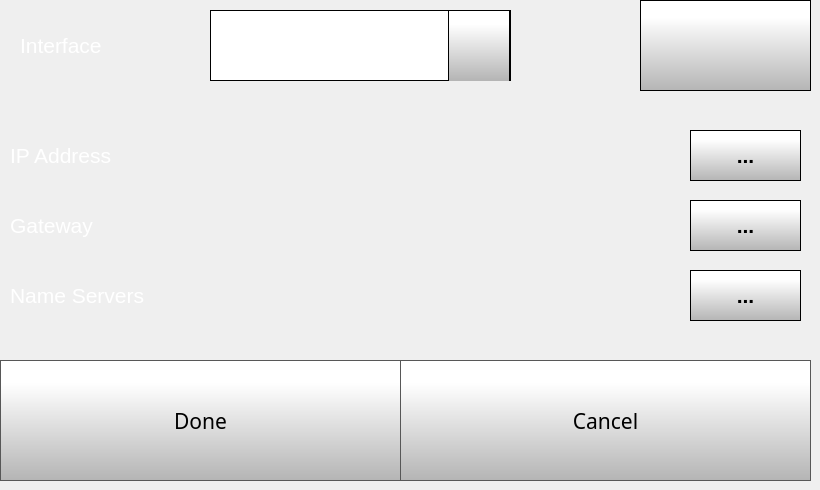
   <widget class="QWidget" name="staticIPSettingsPage">
    <widget class="QPushButton" name="staticIPSettingsCancelButton">
     <property name="geometry">
      <rect>
       <x>400</x>
       <y>360</y>
       <width>411</width>
       <height>121</height>
      </rect>
     </property>
     <property name="font">
      <font>
       <family>Gotham</family>
       <pointsize>16</pointsize>
      </font>
     </property>
     <property name="contextMenuPolicy">
      <enum>Qt::NoContextMenu</enum>
     </property>
     <property name="styleSheet">
      <string notr="true">QPushButton {
     border: 1px solid rgb(87, 87, 87);
	background-color: qlineargradient(spread:pad, x1:0, y1:1, x2:0, y2:0.188, stop:0 rgba(180, 180, 180, 255), stop:1 rgba(255, 255, 255, 255));


}

QPushButton:pressed {
    background-color: qlineargradient(x1: 0, y1: 0, x2: 0, y2: 1,
                                      stop: 0 #dadbde, stop: 1 #f6f7fa);
}

QPushButton:flat {
    border: none; /* no border for a flat push button */
}

QPushButton:default {
    border-color: navy; /* make the default button prominent */
}

QPushButton:focus {
	outline: none;
}</string>
     </property>
     <property name="text">
      <string>Cancel</string>
     </property>
     <property name="iconSize">
      <size>
       <width>50</width>
       <height>50</height>
      </size>
     </property>
    </widget>
    <widget class="QWidget" name="ethStaticSettings" native="true">
     <property name="geometry">
      <rect>
       <x>0</x>
       <y>120</y>
       <width>801</width>
       <height>211</height>
      </rect>
     </property>
     <property name="font">
      <font>
       <pointsize>16</pointsize>
      </font>
     </property>
     <widget class="QPushButton" name="staticIPGatewayKeyboardButton">
      <property name="geometry">
       <rect>
        <x>690</x>
        <y>80</y>
        <width>111</width>
        <height>51</height>
       </rect>
      </property>
      <property name="font">
       <font>
        <family>MS Shell Dlg 2</family>
        <pointsize>16</pointsize>
        <weight>75</weight>
        <bold>true</bold>
       </font>
      </property>
      <property name="contextMenuPolicy">
       <enum>Qt::NoContextMenu</enum>
      </property>
      <property name="styleSheet">
       <string notr="true">QPushButton {
     border: 1px solid rgb(0, 0, 0);
	background-color: qlineargradient(spread:pad, x1:0, y1:1, x2:0, y2:0.188, stop:0 rgba(180, 180, 180, 255), stop:1 rgba(255, 255, 255, 255));


}

QPushButton:pressed {
    background-color: qlineargradient(x1: 0, y1: 0, x2: 0, y2: 1,
                                      stop: 0 #dadbde, stop: 1 #f6f7fa);
}

QPushButton:flat {
    border: none; /* no border for a flat push button */
}

QPushButton:default {
    border-color: navy; /* make the default button prominent */
}

QPushButton:focus {
	outline: none;
}</string>
      </property>
      <property name="text">
       <string>...</string>
      </property>
      <property name="iconSize">
       <size>
        <width>40</width>
        <height>40</height>
       </size>
      </property>
     </widget>
     <widget class="QLabel" name="staticIPGatewayLabel">
      <property name="geometry">
       <rect>
        <x>10</x>
        <y>90</y>
        <width>110</width>
        <height>30</height>
       </rect>
      </property>
      <property name="font">
       <font>
        <family>MS Shell Dlg 2</family>
        <pointsize>16</pointsize>
        <weight>50</weight>
        <bold>false</bold>
       </font>
      </property>
      <property name="contextMenuPolicy">
       <enum>Qt::NoContextMenu</enum>
      </property>
      <property name="styleSheet">
       <string notr="true">color: rgb(255, 255, 255);</string>
      </property>
      <property name="text">
       <string>Gateway</string>
      </property>
     </widget>
     <widget class="QPushButton" name="staticIPKeyboardButton">
      <property name="enabled">
       <bool>true</bool>
      </property>
      <property name="geometry">
       <rect>
        <x>690</x>
        <y>10</y>
        <width>111</width>
        <height>51</height>
       </rect>
      </property>
      <property name="font">
       <font>
        <family>MS Shell Dlg 2</family>
        <pointsize>16</pointsize>
        <weight>75</weight>
        <bold>true</bold>
       </font>
      </property>
      <property name="contextMenuPolicy">
       <enum>Qt::NoContextMenu</enum>
      </property>
      <property name="autoFillBackground">
       <bool>false</bool>
      </property>
      <property name="styleSheet">
       <string notr="true">QPushButton {
     border: 1px solid rgb(0, 0, 0);
	background-color: qlineargradient(spread:pad, x1:0, y1:1, x2:0, y2:0.188, stop:0 rgba(180, 180, 180, 255), stop:1 rgba(255, 255, 255, 255));


}

QPushButton:pressed {
    background-color: qlineargradient(x1: 0, y1: 0, x2: 0, y2: 1,
                                      stop: 0 #dadbde, stop: 1 #f6f7fa);
}

QPushButton:flat {
    border: none; /* no border for a flat push button */
}

QPushButton:default {
    border-color: navy; /* make the default button prominent */
}

QPushButton:focus {
	outline: none;
}</string>
      </property>
      <property name="text">
       <string>...</string>
      </property>
      <property name="iconSize">
       <size>
        <width>40</width>
        <height>40</height>
       </size>
      </property>
     </widget>
     <widget class="QLabel" name="staticIPLabel">
      <property name="geometry">
       <rect>
        <x>10</x>
        <y>20</y>
        <width>151</width>
        <height>30</height>
       </rect>
      </property>
      <property name="font">
       <font>
        <family>MS Shell Dlg 2</family>
        <pointsize>16</pointsize>
        <weight>50</weight>
        <bold>false</bold>
       </font>
      </property>
      <property name="contextMenuPolicy">
       <enum>Qt::NoContextMenu</enum>
      </property>
      <property name="styleSheet">
       <string notr="true">color: rgb(255, 255, 255);</string>
      </property>
      <property name="text">
       <string>IP Address</string>
      </property>
     </widget>
     <widget class="QPushButton" name="staticIPNameServerKeyboardButton">
      <property name="geometry">
       <rect>
        <x>690</x>
        <y>150</y>
        <width>111</width>
        <height>51</height>
       </rect>
      </property>
      <property name="font">
       <font>
        <family>MS Shell Dlg 2</family>
        <pointsize>16</pointsize>
        <weight>75</weight>
        <bold>true</bold>
       </font>
      </property>
      <property name="contextMenuPolicy">
       <enum>Qt::NoContextMenu</enum>
      </property>
      <property name="styleSheet">
       <string notr="true">QPushButton {
     border: 1px solid rgb(0, 0, 0);
	background-color: qlineargradient(spread:pad, x1:0, y1:1, x2:0, y2:0.188, stop:0 rgba(180, 180, 180, 255), stop:1 rgba(255, 255, 255, 255));


}

QPushButton:pressed {
    background-color: qlineargradient(x1: 0, y1: 0, x2: 0, y2: 1,
                                      stop: 0 #dadbde, stop: 1 #f6f7fa);
}

QPushButton:flat {
    border: none; /* no border for a flat push button */
}

QPushButton:default {
    border-color: navy; /* make the default button prominent */
}

QPushButton:focus {
	outline: none;
}</string>
      </property>
      <property name="text">
       <string>...</string>
      </property>
      <property name="iconSize">
       <size>
        <width>40</width>
        <height>40</height>
       </size>
      </property>
     </widget>
     <widget class="QLabel" name="staticIPNameServerLabel">
      <property name="geometry">
       <rect>
        <x>10</x>
        <y>160</y>
        <width>181</width>
        <height>30</height>
       </rect>
      </property>
      <property name="font">
       <font>
        <family>MS Shell Dlg 2</family>
        <pointsize>16</pointsize>
        <weight>50</weight>
        <bold>false</bold>
       </font>
      </property>
      <property name="contextMenuPolicy">
       <enum>Qt::NoContextMenu</enum>
      </property>
      <property name="styleSheet">
       <string notr="true">color: rgb(255, 255, 255);</string>
      </property>
      <property name="text">
       <string>Name Servers</string>
      </property>
     </widget>
    </widget>
    <widget class="QPushButton" name="deleteStaticIPSettingsButton">
     <property name="enabled">
      <bool>true</bool>
     </property>
     <property name="geometry">
      <rect>
       <x>640</x>
       <y>0</y>
       <width>171</width>
       <height>91</height>
      </rect>
     </property>
     <property name="font">
      <font>
       <family>MS Shell Dlg 2</family>
       <pointsize>18</pointsize>
       <weight>75</weight>
       <bold>true</bold>
      </font>
     </property>
     <property name="contextMenuPolicy">
      <enum>Qt::NoContextMenu</enum>
     </property>
     <property name="autoFillBackground">
      <bool>false</bool>
     </property>
     <property name="styleSheet">
      <string notr="true">QPushButton {
     border: 1px solid rgb(0, 0, 0);
	background-color: qlineargradient(spread:pad, x1:0, y1:1, x2:0, y2:0.188, stop:0 rgba(180, 180, 180, 255), stop:1 rgba(255, 255, 255, 255));


}

QPushButton:pressed {
    background-color: qlineargradient(x1: 0, y1: 0, x2: 0, y2: 1,
                                      stop: 0 #dadbde, stop: 1 #f6f7fa);
}

QPushButton:flat {
    border: none; /* no border for a flat push button */
}

QPushButton:default {
    border-color: navy; /* make the default button prominent */
}

QPushButton:focus {
	outline: none;
}</string>
     </property>
     <property name="text">
      <string/>
     </property>
     <property name="icon">
      <iconset resource="../../resources/resource.qrc">
       <normaloff>:/Icons/img/icons/delete.png</normaloff>:/Icons/img/icons/delete.png</iconset>
     </property>
     <property name="iconSize">
      <size>
       <width>40</width>
       <height>40</height>
      </size>
     </property>
    </widget>
    <widget class="QPushButton" name="staticIPSettingsDoneButton">
     <property name="geometry">
      <rect>
       <x>0</x>
       <y>360</y>
       <width>401</width>
       <height>121</height>
      </rect>
     </property>
     <property name="font">
      <font>
       <family>Gotham</family>
       <pointsize>16</pointsize>
      </font>
     </property>
     <property name="contextMenuPolicy">
      <enum>Qt::NoContextMenu</enum>
     </property>
     <property name="styleSheet">
      <string notr="true">QPushButton {
     border: 1px solid rgb(87, 87, 87);
	background-color: qlineargradient(spread:pad, x1:0, y1:1, x2:0, y2:0.188, stop:0 rgba(180, 180, 180, 255), stop:1 rgba(255, 255, 255, 255));


}

QPushButton:pressed {
    background-color: qlineargradient(x1: 0, y1: 0, x2: 0, y2: 1,
                                      stop: 0 #dadbde, stop: 1 #f6f7fa);
}

QPushButton:flat {
    border: none; /* no border for a flat push button */
}

QPushButton:default {
    border-color: navy; /* make the default button prominent */
}

QPushButton:focus {
	outline: none;
}</string>
     </property>
     <property name="text">
      <string>Done</string>
     </property>
     <property name="iconSize">
      <size>
       <width>40</width>
       <height>40</height>
      </size>
     </property>
    </widget>
    <widget class="QComboBox" name="staticIPComboBox">
     <property name="geometry">
      <rect>
       <x>210</x>
       <y>10</y>
       <width>301</width>
       <height>71</height>
      </rect>
     </property>
     <property name="font">
      <font>
       <family>Gotham</family>
       <pointsize>16</pointsize>
      </font>
     </property>
     <property name="contextMenuPolicy">
      <enum>Qt::NoContextMenu</enum>
     </property>
     <property name="styleSheet">
      <string notr="true"> QScrollBar:vertical {
     border: 1px solid black;
border-radius: 5px;
    background-color: rgb(40,40,40);
     width: 60px;
     margin: 67px 0 67px 0;
 }

/* Sets up the color and height of handle */
QScrollBar::handle:vertical {
border-radius: 5px;
background: qlineargradient(spread:pad, x1:0, y1:1, x2:0, y2:0.188, stop:0 rgba(180, 180, 180, 255), stop:1 rgba(255, 255, 255, 255));
min-height: 7px;
}


QScrollBar::add-line:vertical {
     border: 1px solid black;
background: qlineargradient(spread:pad, x1:0, y1:1, x2:0, y2:0.188, stop:0 rgba(180, 180, 180, 255), stop:1 rgba(255, 255, 255, 255));
     height:65px;
border-radius: 5px;
     subcontrol-position: bottom;
     subcontrol-origin: margin;
 }

 QScrollBar::sub-line:vertical {
     border: 1px solid black;
background: qlineargradient(spread:pad, x1:0, y1:1, x2:0, y2:0.188, stop:0 rgba(180, 180, 180, 255), stop:1 rgba(255, 255, 255, 255));
     height: 65px;
border-radius: 5px;
     subcontrol-position: top;
     subcontrol-origin: margin;
 }

QScrollBar::up-arrow:vertical {
 image: url(./templates/img/arrows.png);
    width: 40px;
    height: 40px;
 padding: 5px;
 }
QScrollBar::down-arrow:vertical {
	image: url(:/Navigation/img/Navigation/arrows-5.png);
    width: 40px;
    height: 40px;
 padding: 5px;
 }

/* need this to get rid of crosshatching on scrollbar background */
QScrollBar::add-page:vertical, QScrollBar::sub-page:vertical {
background: none;
}

QComboBox {
border: 1px solid black;
    padding: 0px 18px 0px 3px;
    min-width: 6em;

}

QComboBox::item {
	color: rgb(0, 0, 0);
}

QComboBox:editable {
    background: white;
}

QComboBox:!editable, QComboBox::drop-down:editable {
background: white;
}

/* QComboBox gets the &quot;on&quot; state when the popup is open */
QComboBox:!editable:on, QComboBox::drop-down:editable:on {
background: white;
}


QComboBox::drop-down {
border-left: 1px solid black;
border-right: 1px solid black;
	background-color: qlineargradient(spread:pad, x1:0, y1:1, x2:0, y2:0.188, stop:0 rgba(180, 180, 180, 255), stop:1 rgba(255, 255, 255, 255));
    width: 60px;
     height: 70px;

}

QComboBox::down-arrow {

	image: url(:/Navigation/img/Navigation/arrows-5.png);
width: 30px;
height: 30px;

}


QComboBox QAbstractItemView {
    selection-background-color: rgb(40, 40, 40);
    background: white;
}</string>
     </property>
     <property name="editable">
      <bool>false</bool>
     </property>
     <property name="maxVisibleItems">
      <number>8</number>
     </property>
     <property name="iconSize">
      <size>
       <width>30</width>
       <height>30</height>
      </size>
     </property>
    </widget>
    <widget class="QLabel" name="staticIPINterfaceLabel">
     <property name="geometry">
      <rect>
       <x>20</x>
       <y>30</y>
       <width>171</width>
       <height>30</height>
      </rect>
     </property>
     <property name="font">
      <font>
       <family>MS Shell Dlg 2</family>
       <pointsize>16</pointsize>
       <weight>50</weight>
       <bold>false</bold>
      </font>
     </property>
     <property name="contextMenuPolicy">
      <enum>Qt::NoContextMenu</enum>
     </property>
     <property name="styleSheet">
      <string notr="true">color: rgb(255, 255, 255);</string>
     </property>
     <property name="text">
      <string>Interface</string>
     </property>
    </widget>
   </widget>
